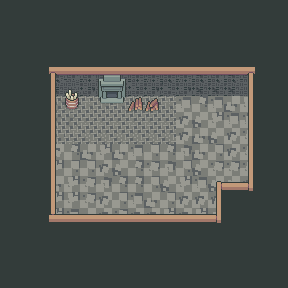

Below is a game level as drawn by its tile map, then a one-line description and the .tmx file that defines it, in full:
An orthogonal 18x18 tile map with 16x16 px tiles, 4 tile layers (Tile Layer 2, Tile Layer 3, Tile Layer 4, Tile Layer 1), 5 tilesets.

<map version="1.10" tiledversion="1.11.2" orientation="orthogonal" renderorder="right-down" width="18" height="18" tilewidth="16" tileheight="16" infinite="0" nextlayerid="5" nextobjectid="1">
 <tileset firstgid="1" name="structure" tilewidth="16" tileheight="16" tilecount="480" columns="30">
  <image source="structure.png" width="480" height="256" />
 </tileset>
 <tileset firstgid="481" name="floor" tilewidth="16" tileheight="16" tilecount="735" columns="21">
  <image source="floor.png" width="336" height="560" />
 </tileset>
 <tileset firstgid="1216" name="general-props" tilewidth="16" tileheight="16" tilecount="4720" columns="80">
  <image source="general-props.png" width="1280" height="944" />
 </tileset>
 <tileset firstgid="5936" name="wall" tilewidth="16" tileheight="16" tilecount="798" columns="19">
  <image source="wall.png" width="304" height="672" />
 </tileset>
 <tileset firstgid="6734" name="npc" tilewidth="16" tileheight="16" tilecount="100" columns="10">
  <image source="npc.png" width="160" height="160" />
 </tileset>
 <layer id="2" name="Tile Layer 2" width="18" height="18">
  <data encoding="csv">
0,0,0,783,804,762,804,804,783,762,763,804,762,763,764,0,0,0,
0,0,762,762,762,783,783,804,804,783,762,804,762,763,764,0,0,0,
0,0,762,783,783,804,804,804,805,804,762,804,762,763,764,582,0,0,
6020,6018,6020,6020,6019,6018,6018,6019,6020,6018,6019,804,762,763,764,764,581,582,
6019,6019,6017,6019,6019,6019,6019,6019,6019,6019,6020,6019,6019,6020,6020,6019,6019,6701,
0,6020,6020,6020,6018,6018,6019,6017,6017,6018,6018,6020,6019,6018,6018,6019,6704,6701,
944,944,945,958,959,960,960,960,960,960,960,945,966,945,986,987,945,946,
965,965,967,979,980,981,981,981,981,981,981,967,946,987,945,945,946,967,
967,987,966,1000,1001,1002,1002,1002,1002,1002,1002,967,986,946,967,965,967,988,
944,946,987,967,966,986,987,986,945,944,966,988,986,944,967,965,945,783,
945,946,966,987,944,944,967,946,966,965,988,944,946,965,965,965,945,965,
946,987,945,986,987,965,988,966,966,944,946,987,945,946,946,967,580,580,
987,965,987,987,987,965,967,944,945,986,944,967,967,967,967,988,601,601,
804,805,945,987,945,986,967,965,967,967,987,967,987,988,988,622,622,622,
804,805,804,805,804,805,804,805,806,785,804,804,805,806,806,581,582,0,
804,805,804,805,806,785,582,804,805,806,785,785,785,785,806,581,582,0,
804,805,804,805,806,806,603,762,804,805,806,806,806,806,582,580,581,582,
804,805,806,804,805,806,764,764,764,785,806,785,623,624,603,582,581,582
</data>
 </layer>
 <layer id="3" name="Tile Layer 3" width="18" height="18">
  <data encoding="csv">
0,0,0,0,0,0,0,0,0,0,0,0,0,0,0,0,0,0,
0,0,0,0,0,0,0,0,0,0,0,0,0,0,0,0,0,0,
0,0,0,0,0,0,0,0,0,0,0,0,0,0,0,0,0,0,
0,0,0,0,0,0,0,0,0,0,0,0,0,0,0,0,0,0,
0,0,0,0,0,0,0,0,0,0,0,0,0,0,0,0,0,0,
0,0,0,0,0,0,0,0,0,0,0,0,0,0,0,0,0,0,
0,0,0,0,0,0,0,0,0,0,0,0,0,0,0,0,0,0,
0,0,0,0,0,0,0,0,0,0,0,0,0,0,0,0,0,0,
0,0,0,0,0,0,0,0,0,0,0,0,0,0,0,0,0,0,
0,0,0,0,0,0,0,0,0,0,0,0,0,0,0,0,0,0,
0,0,0,0,0,0,0,0,0,0,0,0,0,0,0,0,0,0,
0,0,0,0,0,0,0,0,0,0,0,0,0,0,0,0,0,0,
0,0,0,0,0,0,0,0,0,0,0,0,0,0,0,0,0,0,
0,0,0,0,0,0,0,0,0,0,0,0,0,0,0,0,0,0,
0,0,0,0,0,0,0,0,0,0,0,0,0,0,0,0,0,0,
0,0,0,0,0,0,0,0,0,0,0,0,0,0,0,0,0,0,
0,0,0,0,0,0,0,0,0,0,0,0,0,0,0,0,0,0,
0,0,0,0,0,0,0,0,0,0,0,0,0,0,0,0,0,0
</data>
 </layer>
 <layer id="4" name="Tile Layer 4" width="18" height="18">
  <data encoding="csv">
0,0,0,0,0,0,0,0,0,0,0,0,0,0,0,0,0,0,
0,0,0,0,0,0,0,0,0,0,0,0,0,0,0,0,0,0,
0,0,0,0,0,0,0,0,0,0,0,0,0,0,0,0,0,0,
0,0,0,0,0,0,0,0,0,0,0,0,0,0,0,0,0,0,
0,6023,6023,6024,6025,6025,1449,1450,6023,6024,6023,6024,6022,6025,6022,6025,6022,0,
0,6022,6025,6022,2379,6025,1529,1530,6023,6025,6024,6025,6022,6022,6022,0,0,0,
0,0,0,0,2459,0,1609,1610,1689,1690,0,0,0,0,0,0,0,0,
0,0,0,0,0,0,0,0,0,0,0,0,0,0,0,0,0,0,
0,0,0,0,0,0,0,0,0,0,0,0,0,0,0,0,0,0,
0,0,0,0,0,0,0,0,0,0,0,0,0,0,0,0,0,0,
0,0,0,0,0,0,0,0,0,0,0,0,0,0,0,0,0,0,
0,0,0,0,0,0,0,0,0,0,0,0,0,0,0,0,0,0,
0,0,0,0,0,0,0,0,0,0,0,0,0,0,0,0,0,0,
0,966,0,0,0,0,0,0,0,0,0,0,0,0,0,0,0,0,
0,0,0,0,0,0,0,0,0,0,0,0,0,0,0,0,0,0,
0,0,0,0,0,0,0,0,0,0,0,0,0,0,0,0,0,0,
0,0,0,0,0,0,0,0,0,0,0,0,0,0,0,0,0,0,
0,0,0,0,0,0,0,0,0,0,0,0,0,0,0,0,0,0
</data>
 </layer>
 <layer id="1" name="Tile Layer 1" width="18" height="18">
  <data encoding="csv">
44,44,44,44,44,44,44,44,44,44,44,44,44,44,44,44,44,44,
44,44,44,44,44,44,44,44,44,44,44,44,44,44,44,44,44,44,
44,44,44,44,44,44,44,44,44,44,44,44,44,44,44,44,44,44,
44,32,44,44,44,44,44,44,44,44,44,44,44,44,44,44,44,44,
44,32,44,16,74,74,74,74,74,74,74,74,74,74,74,17,44,44,
44,32,44,39,0,0,0,0,0,0,0,0,0,0,0,37,44,44,
44,32,44,39,0,0,0,0,0,0,0,0,0,0,0,37,44,44,
44,32,44,39,0,0,0,0,0,0,0,0,0,0,0,37,44,44,
44,32,44,39,0,0,0,0,0,0,0,0,0,0,0,37,44,44,
44,32,44,39,0,0,0,0,0,0,0,0,0,0,0,37,44,44,
44,32,44,39,0,0,0,0,0,0,0,0,0,0,0,37,44,44,
44,32,44,39,0,0,0,0,0,0,0,0,0,7,8,41,44,44,
44,32,44,39,0,0,0,0,0,0,0,0,0,37,38,38,38,44,
44,32,44,46,14,14,14,14,14,14,14,14,14,41,38,38,38,38,
44,32,44,44,44,44,44,44,44,44,44,44,44,44,44,44,44,44,
44,32,44,44,44,44,44,44,44,44,44,44,44,44,44,44,44,44,
44,44,44,44,44,44,44,44,44,44,44,44,44,44,44,44,44,44,
44,44,44,44,44,44,44,44,44,44,44,44,44,44,44,44,44,44
</data>
 </layer>
</map>
